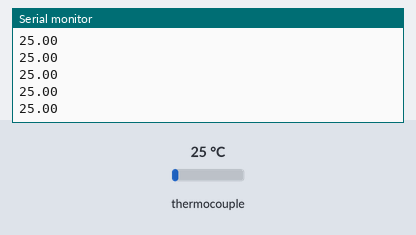
This sketch was run on a simulated Arduino Uno, built with avr-gcc and run on an emulated ATmega328P. On the bench: the last lines printed to the serial monitor. Inputs (shaded band) come from the test bench; at power-on: thermocouple 25 °C.

Above: at 1.7 s.
1.8 s: thermocouple set to 6 °C
At 2.6 s:
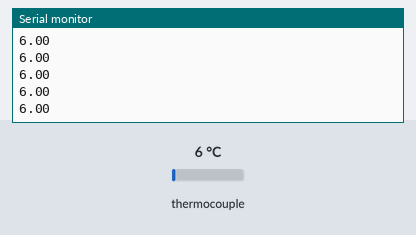
3.3 s: thermocouple set to 75 °C
At 4.2 s:
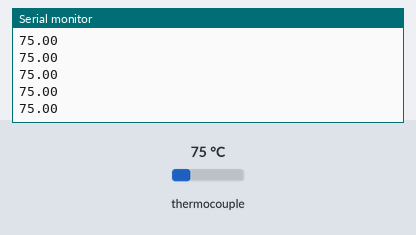
Timing chart, 0 to 6.3 s (numbered marks = the images above; inputs shaded):
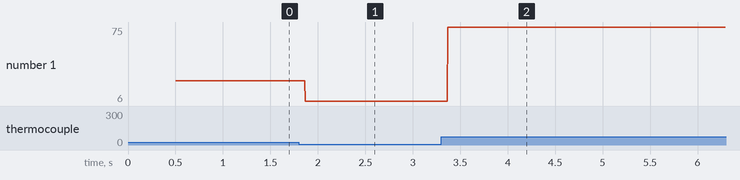

Measured:
- after the input at 1.8 s, the serial monitor: prints a new line after 0.07 s (image 1)
- after the input at 3.3 s, the serial monitor: prints a new line after 0.07 s (image 2)
- plotted number 1: 25 → 6 after the input at 1.8 s, 6 → 75 after the input at 3.3 s

The sketch:

testThermo.ino
```cpp
#include "Adafruit_MAX31855.h"

int thermoDO = 39;
int thermoCS = 41;
int thermoCLK = 43;

Adafruit_MAX31855 thermocouple(thermoCLK, thermoCS, thermoDO);

void setup() {
  Serial.begin(9600);

  //Serial.println("MAX31855 test");
  // Attendre que le circuit MAX se stabilise.
  delay(500);
}

void loop() {
    // Test de lecture basique, afficher simplement la température courante
   //Serial.print("Internal Temp = ");
   //Serial.println(thermocouple.readInternal());

   // Lecture en degrés Celcius
   double c = thermocouple.readCelsius();
   if (isnan(c)) {
     //Serial.println("Quelque chose ne fonctionne pas avec le thermocouple!");
   } else {
     //Serial.print("C = ");
     Serial.println(c);
   }

   // Décommenter les lignes suivante pour afficher la température
   // en degrés Farenheit (unité qui à cours au USA)
   //Serial.print("F = ");
   //Serial.println(thermocouple.readFarenheit());

   // Attendre une seconde
   //delay(100);
}
```
